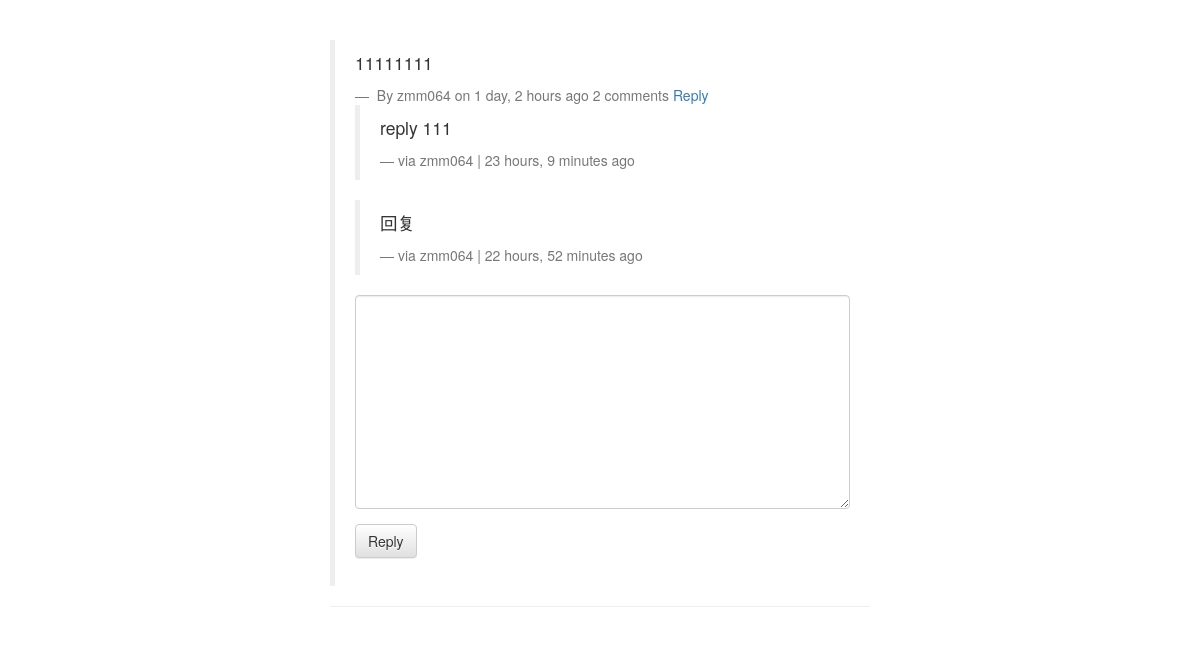
The page /comments/3/ on the database as committed earlier.
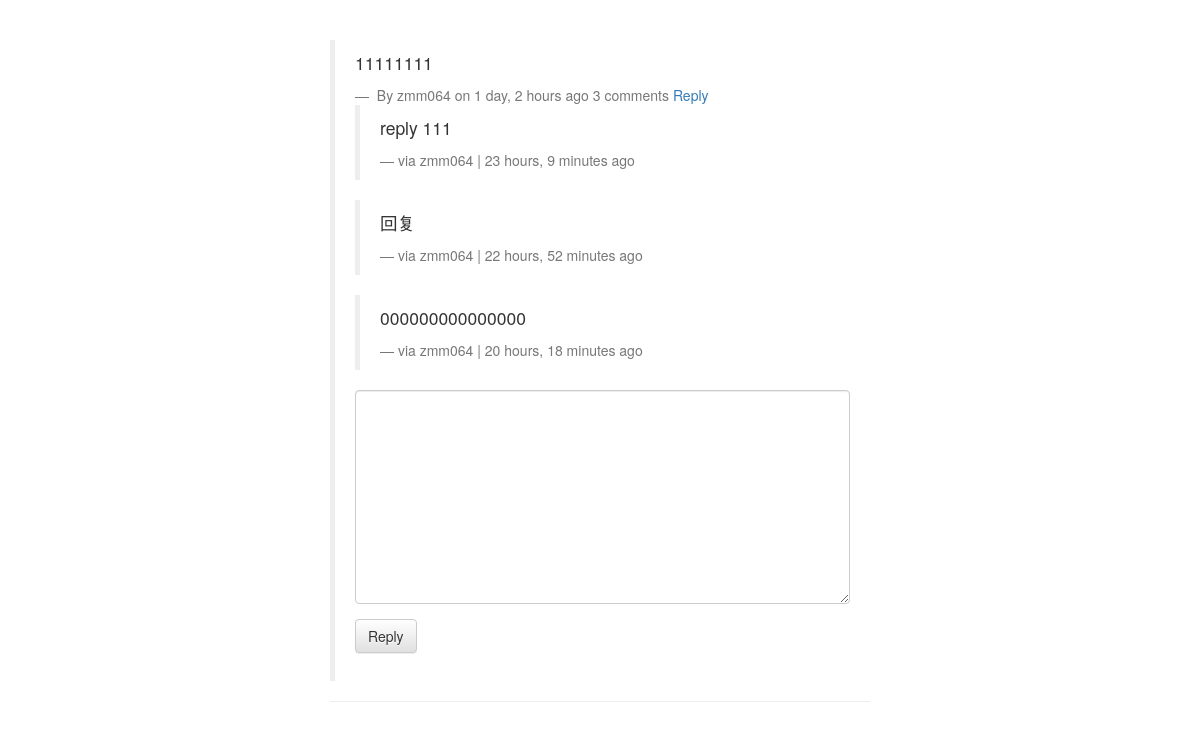
The same page on the database as committed later.
### comments/models.py (models this page shows, shortened)
class Comment(models.Model):
    user      = models.ForeignKey(settings.AUTH_USER_MODEL, default=1)
    post      = models.ForeignKey(Post)
    content   = models.TextField()
    timestamp = models.DateTimeField(auto_now_add=True)
    parent    = models.ForeignKey("self", null=True, blank=True)
    def children(self):
        return Comment.objects.filter(parent=self)

### comments/views.py (the view, shortened to what this page needs)
# urls.py: url(r'^(?P<id>\d+)/$', comment_thread, name='thread'),
def comment_thread(request, id):
    comment = get_object_or_404(Comment, id=id)
    comment_form = CommentForm(request.POST or None)
    return render(request, 'comment_thread.html', {"comment":comment, "comment_form":comment_form})

### comments/forms.py
class CommentForm(forms.ModelForm):
    content = forms.CharField(widget=forms.Textarea, label="")
    class Meta:
        model = Comment
        fields = ["content"]

### templates/comment_thread.html (shortened to what this page needs)
﻿{% extends "base.html" %}
{% load urlify %} {% load crispy_forms_tags %}
{% block content %}
<div class="col-sm-6 col-sm-offset-3">
            <div class="">
                <blockquote>
                <p>{{ comment.content }}</p>
                <footer>
                    By {{ comment.user }} on {{ comment.timestamp|timesince }} ago
                    {{ comment.children.count }} comment{{ comment.children.count|pluralize }}
                    <a href="#" class="comment-reply-btn">Reply</a>
                </footer>
                <div class="comment-reply">
                    {% for child_comment in comment.children %}
                        <blockquote>
                            <p>{{ child_comment.content }}</p>
                            <footer>via {{ child_comment.user }} | {{ child_comment.timestamp|timesince }} ago</footer>
                        </blockquote>
                    {% endfor %}
                    <form action="" method="POST">
                        {{ comment_form|crispy }}
                        <input type="submit" value="Reply" class="btn btn-default"/>
                    </form>
                </div>
                </blockquote>
                <hr />
            </div>
</div>
{% endblock content %}

Rows that differ between the two databases and show on the page:
computed for Comment "1 day, 2 hours": children.count "2" → "3"
added Comment: content "000000000000000", user "zmm064", timestamp "20 hours, 18 minutes"
